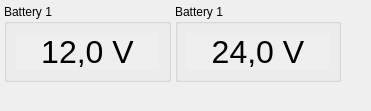
   <widget class="QDockWidget" name="dockBattery" >
    <property name="geometry" >
     <rect>
      <x>1060</x>
      <y>500</y>
      <width>371</width>
      <height>111</height>
     </rect>
    </property>
    <property name="allowedAreas" >
     <set>Qt::RightDockWidgetArea</set>
    </property>
    <property name="windowTitle" >
     <string>Battery</string>
    </property>
    <widget class="QWidget" name="dockWidgetContents_9" >
     <widget class="QGroupBox" name="groupBoxBattery1" >
      <property name="geometry" >
       <rect>
        <x>4</x>
        <y>4</y>
        <width>167</width>
        <height>78</height>
       </rect>
      </property>
      <property name="autoFillBackground" >
       <bool>true</bool>
      </property>
      <property name="title" >
       <string>Battery 1</string>
      </property>
      <layout class="QGridLayout" name="gridLayout_12" >
       <item row="0" column="0" >
        <widget class="QLabel" name="lblBatteryPower1" >
         <property name="font" >
          <font>
           <pointsize>24</pointsize>
           <weight>50</weight>
           <bold>false</bold>
          </font>
         </property>
         <property name="autoFillBackground" >
          <bool>true</bool>
         </property>
         <property name="frameShape" >
          <enum>QFrame::NoFrame</enum>
         </property>
         <property name="frameShadow" >
          <enum>QFrame::Raised</enum>
         </property>
         <property name="text" >
          <string>12,0 V</string>
         </property>
         <property name="alignment" >
          <set>Qt::AlignCenter</set>
         </property>
        </widget>
       </item>
      </layout>
     </widget>
     <widget class="QGroupBox" name="groupBoxBattery2" >
      <property name="geometry" >
       <rect>
        <x>175</x>
        <y>4</y>
        <width>166</width>
        <height>78</height>
       </rect>
      </property>
      <property name="autoFillBackground" >
       <bool>true</bool>
      </property>
      <property name="title" >
       <string>Battery 1</string>
      </property>
      <layout class="QGridLayout" name="gridLayout_15" >
       <item row="0" column="0" >
        <widget class="QLabel" name="lblBatteryPower2" >
         <property name="font" >
          <font>
           <pointsize>24</pointsize>
           <weight>50</weight>
           <bold>false</bold>
          </font>
         </property>
         <property name="autoFillBackground" >
          <bool>true</bool>
         </property>
         <property name="frameShape" >
          <enum>QFrame::NoFrame</enum>
         </property>
         <property name="frameShadow" >
          <enum>QFrame::Raised</enum>
         </property>
         <property name="text" >
          <string>24,0 V</string>
         </property>
         <property name="alignment" >
          <set>Qt::AlignCenter</set>
         </property>
        </widget>
       </item>
      </layout>
     </widget>
    </widget>
   </widget>
